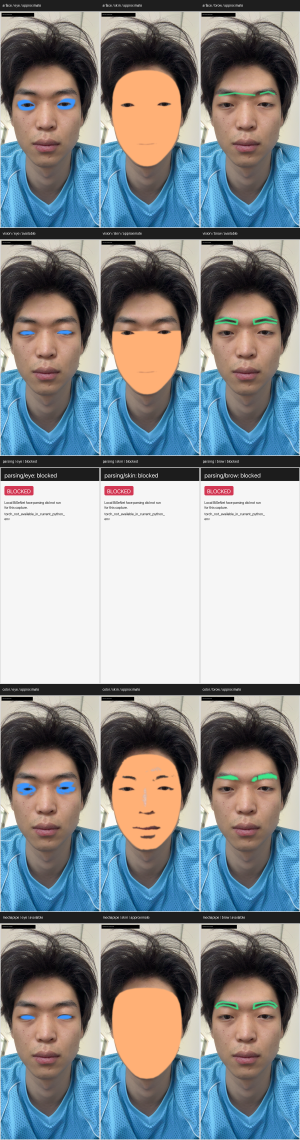
#> input picture docs/product/e7-region-detection-comparison-report-2026-06-27/assets/e7-region-detection-comparison/pair_face_20260627T091334Z_06/contact_sheet_eye_skin_brow.png, 900 x 3420 px (shown at 1/3 size)
$ python -i build_capture_pair_region_masks.py   (imports and definitions only)
#> lines starting #> are read from the running program, lines starting #| are printed output that depends on the picture
#!/usr/bin/env python3
"""Compare eye / skin / eyebrow masks from local detector candidates.

This buildless tool reads one E7 capture pair, runs local-only provider probes
where available, and writes reviewable overlays plus a contact sheet. It is
evidence for visual comparison only, not product-quality runtime proof.
"""

from __future__ import annotations

import argparse
import json
import math
import os
import subprocess
import sys
from dataclasses import dataclass
from datetime import datetime, timezone
from pathlib import Path
from typing import Any

import numpy as np
from PIL import Image, ImageDraw, ImageFilter, ImageFont

REPO_ROOT = Path(__file__).resolve().parents[2]
sys.path.insert(0, str(REPO_ROOT / "scripts" / "e7_region_generate"))

from build_region_candidates import (  # noqa: E402
    DEFAULT_CHEEK_UV_PRIOR,
    DEFAULT_EYE_UV_PRIOR,
    bbox_for,
    dilate,
    face_anchor,
    load_json,
    load_uv_prior,
    mask_to_image,
    render_atlas_to_screen_alpha,
    split_lr_components,
    stroke_polyline_mask,
)

DEFAULT_CAPTURE_PAIR = REPO_ROOT / "evidence/e7-reference-atlas/capture_pairs/pair_face_20260627T091334Z_06"
DEFAULT_OUTPUT_ROOT = REPO_ROOT / "evidence/e7-region-detection-comparison/pair_face_20260627T091334Z_06"
DEFAULT_MEDIAPIPE_MODEL = REPO_ROOT / ".cache/mediapipe/face_landmarker.task"
VISION_SCRIPT = REPO_ROOT / "scripts/e7_region_detection_compare/extract_apple_vision_face_landmarks.swift"
FACE_PARSING_SCRIPT = REPO_ROOT / "scripts/e7_lip_boundary_fusion/run_face_parsing.py"
FACE_PARSING_CHECKPOINT = REPO_ROOT / "evidence/e7-lip-m1-models/face-parsing-pytorch/79999_iter.pth"

REGIONS = ("eye", "skin", "brow")
PROVIDERS = ("arface", "vision", "parsing", "color", "mediapipe")

MEDIAPIPE_FACE_OVAL = [
    10, 338, 297, 332, 284, 251, 389, 356, 454, 323, 361, 288, 397, 365, 379, 378,
    400, 377, 152, 148, 176, 149, 150, 136, 172, 58, 132, 93, 234, 127, 162, 21,
    54, 103, 67, 109,
]
MEDIAPIPE_LEFT_EYE = [263, 249, 390, 373, 374, 380, 381, 382, 362, 398, 384, 385, 386, 387, 388, 466]
MEDIAPIPE_RIGHT_EYE = [33, 7, 163, 144, 145, 153, 154, 155, 133, 173, 157, 158, 159, 160, 161, 246]
MEDIAPIPE_LEFT_BROW = [276, 283, 282, 295, 285, 336, 296, 334, 293, 300]
MEDIAPIPE_RIGHT_BROW = [46, 53, 52, 65, 55, 107, 66, 105, 63, 70]


@dataclass(frozen=True)
class MaskResult:
    provider: str
    region: str
    status: str
    mask: np.ndarray | None
    method: str
    warnings: list[str]
    details: dict[str, Any]


# [7 lines left out: function parse_args, not called in this run]


def utc_now() -> str:
    return datetime.now(timezone.utc).isoformat().replace("+00:00", "Z")


def write_json(path: Path, data: dict[str, Any]) -> None:
    path.parent.mkdir(parents=True, exist_ok=True)
    path.write_text(json.dumps(data, ensure_ascii=False, indent=2) + "\n", encoding="utf-8")


def write_text(path: Path, text: str) -> None:
    path.parent.mkdir(parents=True, exist_ok=True)
    path.write_text(text.rstrip() + "\n", encoding="utf-8")


# [51 lines left out: functions binary_from_image, alpha_image, draw_status_panel, load_font, not called in this run]


def text_width(draw: ImageDraw.ImageDraw, text: str, font: ImageFont.ImageFont) -> int:
    bbox = draw.textbbox((0, 0), text, font=font)
    return int(bbox[2] - bbox[0])


# [415 lines left out: functions wrap_line, overlay, polygon_mask, line_mask, arface_face_surface_mask, build_arface_results and 11 more, not called in this run]


def save_results(frame: Image.Image, results: list[MaskResult], output_root: Path) -> dict[str, Any]:
    colors = {
        "eye": (60, 150, 255),
        "skin": (255, 176, 118),
        "brow": (60, 230, 140),
    }
    records: list[dict[str, Any]] = []
    by_key = {(result.provider, result.region): result for result in results}
    for provider in PROVIDERS:
        for region in REGIONS:
            result = by_key.get((provider, region))
            if result is None:
                result = MaskResult(provider, region, "blocked", None, "Provider result missing.", ["missing_result"], {})
            provider_dir = output_root / provider
            provider_dir.mkdir(parents=True, exist_ok=True)
            mask_path: Path | None = None
            if result.mask is not None:
                mask_path = provider_dir / f"{region}_mask.png"
                mask_to_image(result.mask).save(mask_path)
            overlay_path = provider_dir / f"{region}_overlay.png"
            overlay(frame, result, colors[region]).save(overlay_path)
            records.append(result_record(result, overlay_path, mask_path))
    return {"records": records}


# [125 lines left out: functions make_contact_sheet, write_markdown, main, not called in this run]


# [2 lines not run here, left out]

>>> import cv2
>>> picture = cv2.imread('../../docs/product/e7-region-detection-comparison-report-2026-06-27/assets/e7-region-detection-comparison/pair_face_20260627T091334Z_06/contact_sheet_eye_skin_brow.png', cv2.IMREAD_GRAYSCALE)
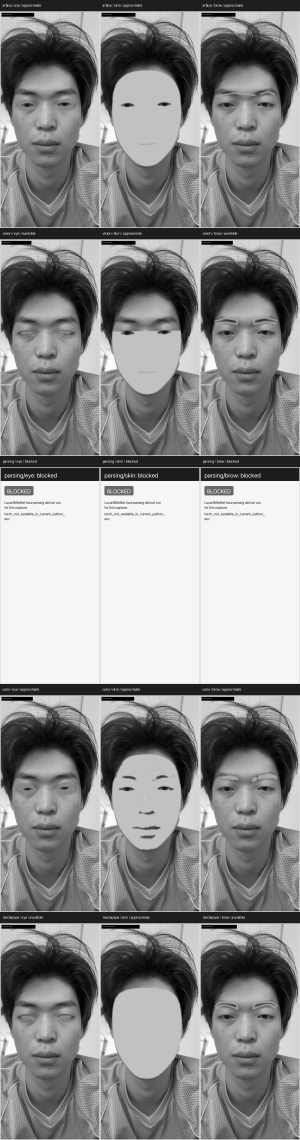
#> picture: shape (3420, 900) (shown at 1/3 size); min 0, max 255, mean 140.6
>>> result = save_results(picture, 'out.png', 'out1.png')
#> (the run stopped early here; a loop or call above may not have finished)

$ run again, on evidence/references/e7-user-gold-raw-20260626/A_0.png
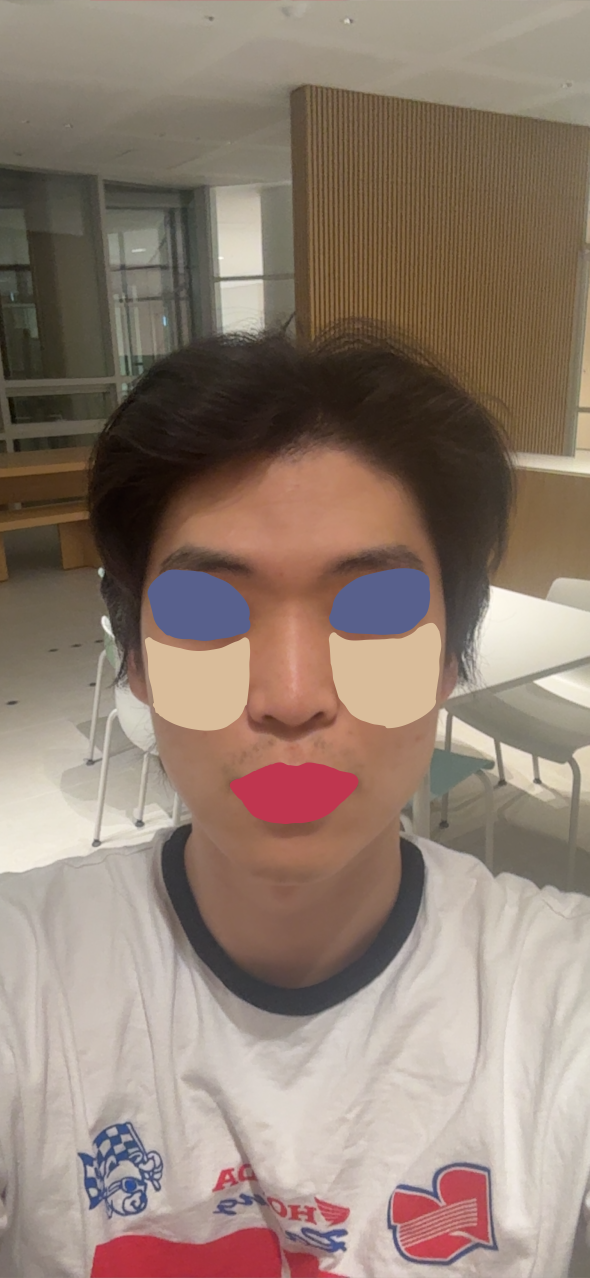
#> input picture evidence/references/e7-user-gold-raw-20260626/A_0.png, 1179 x 2556 px (shown at 1/2 size)
#> `picture = cv2.imread('../../docs/product/e7-region-detection-compariso..`:
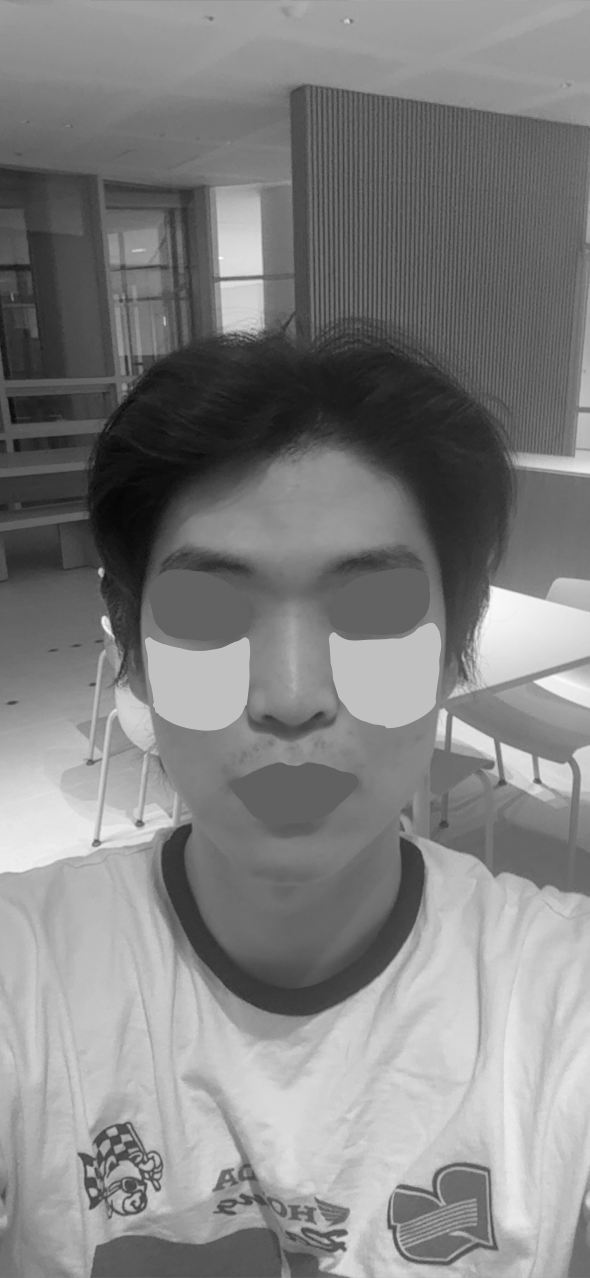
#> picture: shape (2556, 1179) (shown at 1/2 size); min 2, max 253, mean 129.9
